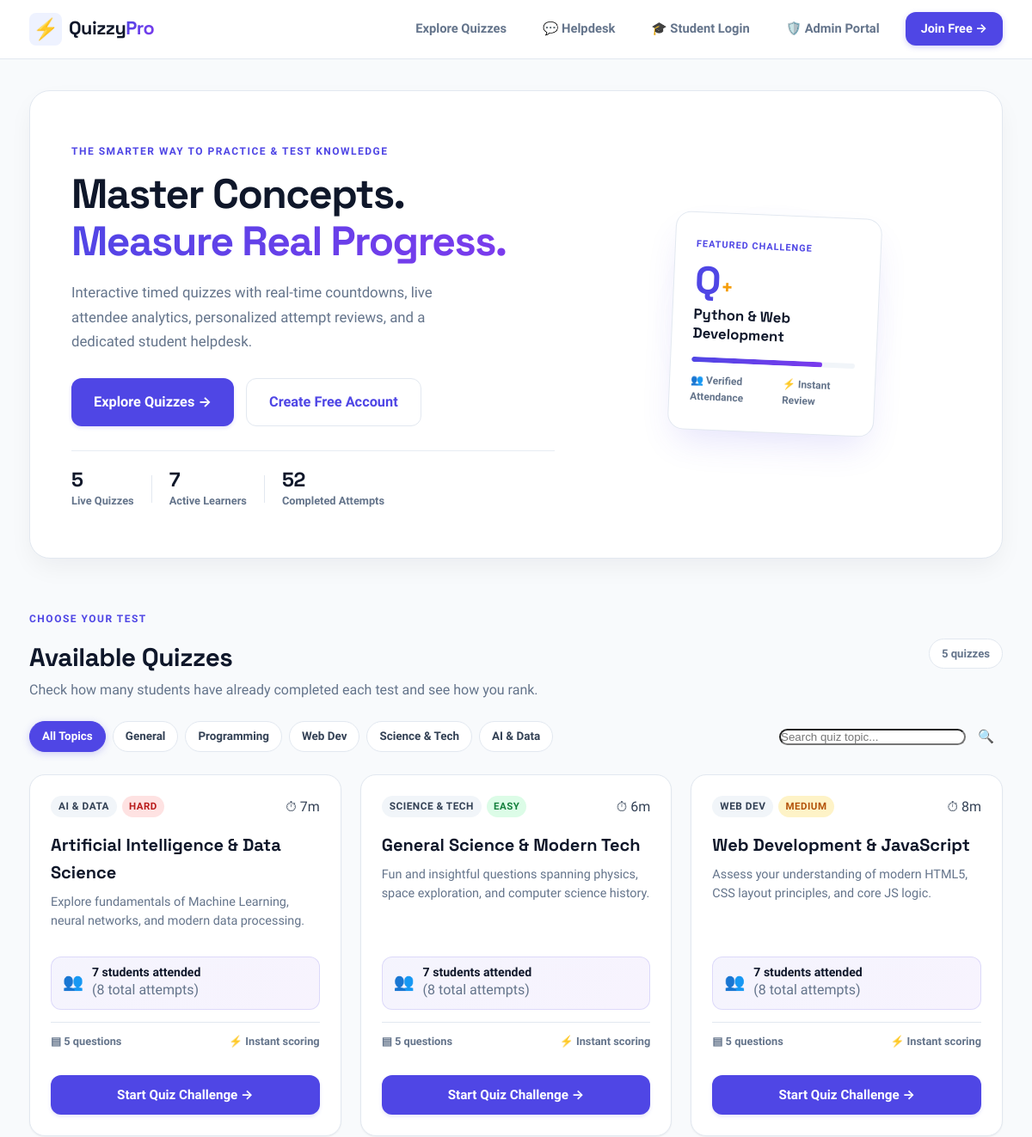
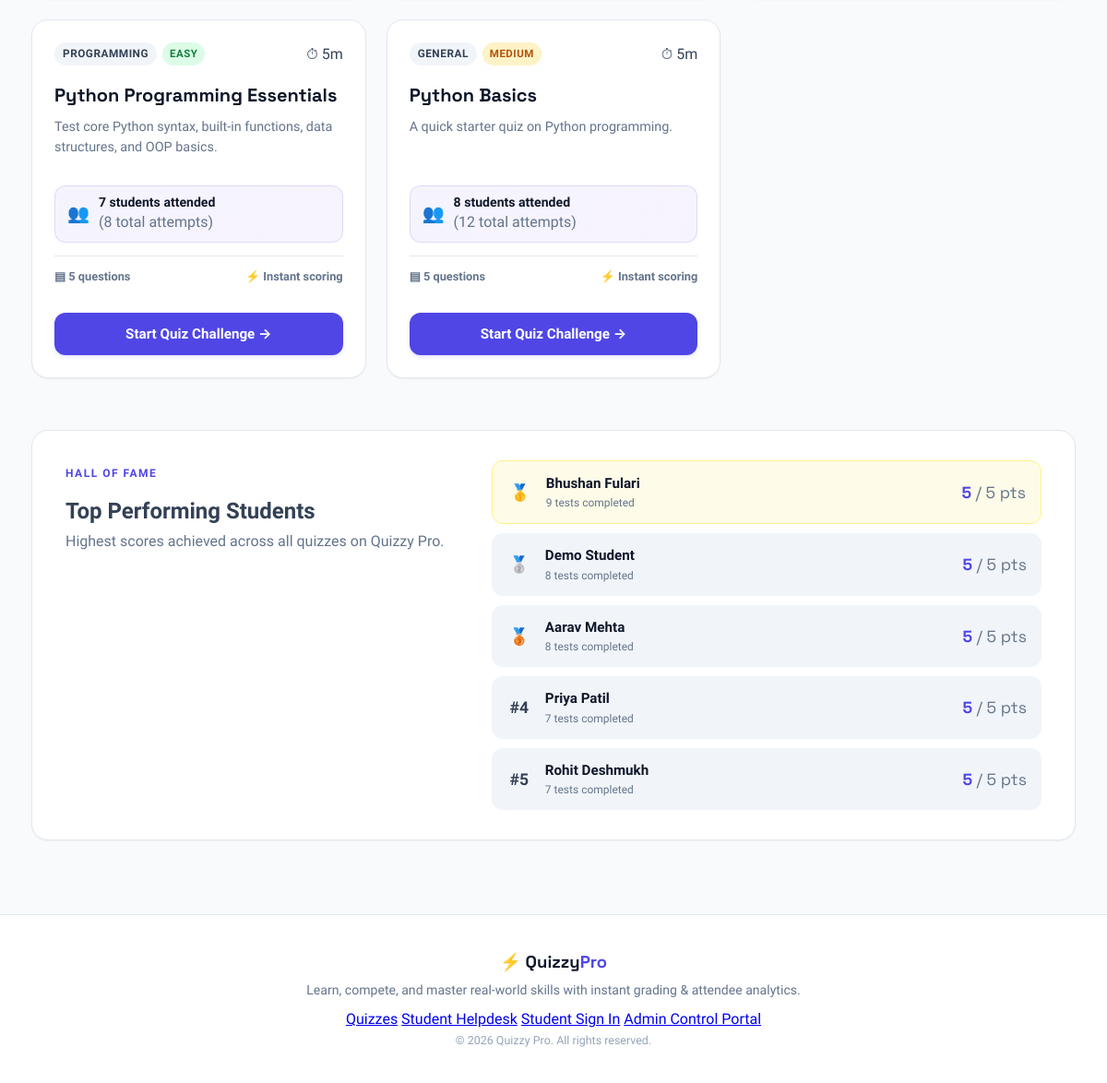
The page / on the database its author committed (2 pictures, top to bottom).
### tables this page shows
CREATE TABLE quizzes(
          id INTEGER PRIMARY KEY, title TEXT NOT NULL, description TEXT DEFAULT '',
          duration INTEGER NOT NULL DEFAULT 10, published INTEGER NOT NULL DEFAULT 1, category TEXT DEFAULT 'General', difficulty TEXT DEFAULT 'Medium', created_at TEXT DEFAULT '');

CREATE TABLE users(
          id INTEGER PRIMARY KEY, name TEXT NOT NULL, email TEXT UNIQUE,
          password TEXT NOT NULL, role TEXT NOT NULL DEFAULT 'student',
          mobile TEXT UNIQUE, mobile_verified INTEGER NOT NULL DEFAULT 0, created_at TEXT DEFAULT '');

### app.py (the view)
@app.route("/")
def index():
    selected_cat = request.args.get("category", "").strip()
    search_q = request.args.get("q", "").strip()
    with db() as con:
        query = """
            SELECT q.*,
                   COUNT(DISTINCT questions.id) AS question_count,
                   COUNT(DISTINCT attempts.id) AS attempt_count,
                   COUNT(DISTINCT attempts.user_id) AS student_count
            FROM quizzes q
            LEFT JOIN questions ON q.id = questions.quiz_id
            LEFT JOIN attempts ON q.id = attempts.quiz_id
            WHERE q.published = 1
        """
        params = []
        if selected_cat and selected_cat != "All":
            query += " AND q.category = ?"
            params.append(selected_cat)
        if search_q:
            query += " AND (q.title LIKE ? OR q.description LIKE ?)"
            params.extend([f"%{search_q}%", f"%{search_q}%"])
        query += " GROUP BY q.id ORDER BY q.id DESC"
        quizzes = con.execute(query, params).fetchall()
        cats = [r["category"] for r in con.execute("SELECT DISTINCT category FROM quizzes WHERE published=1 AND category IS NOT NULL").fetchall()]
        total_students = con.execute("SELECT COUNT(*) AS c FROM users WHERE role='student'").fetchone()["c"]
        total_attempts = con.execute("SELECT COUNT(*) AS c FROM attempts").fetchone()["c"]
        total_quizzes = con.execute("SELECT COUNT(*) AS c FROM quizzes WHERE published=1").fetchone()["c"]
        leaders = con.execute("""
            SELECT users.name, MAX(attempts.score) AS best, attempts.total,
                   COUNT(attempts.id) as tests_taken
            FROM attempts
            JOIN users ON users.id = attempts.user_id
            GROUP BY users.id
            ORDER BY best DESC, tests_taken DESC
            LIMIT 5
        """).fetchall()
    return render_template(
        "index.html",
        quizzes=quizzes,
        categories=cats,
        selected_category=selected_cat,
        search_query=search_q,
        leaders=leaders,
        platform_stats={
            "students": total_students,
            "attempts": total_attempts,
            "quizzes": total_quizzes
        }
    )

### app.py (called while the page is built, shortened)
def db():
    con = sqlite3.connect(DB)
    con.row_factory = sqlite3.Row
    con.execute("PRAGMA foreign_keys = ON;")
    return con

@app.context_processor
def inject_globals():
    user = session.get("user")
    open_tickets = 0
    return {
        "current_user": user,
        "admin_open_tickets": open_tickets
    }

### templates/index.html (shortened to what this page needs)
{% extends "base.html" %}
{% block content %}
<section class="hero">
  <div class="hero-content">
    <div class="eyebrow">THE SMARTER WAY TO PRACTICE & TEST KNOWLEDGE</div>
    <h1 class="hero-title">Master Concepts.<br><span class="gradient-text">Measure Real Progress.</span></h1>
    <p class="hero-desc">Interactive timed quizzes with real-time countdowns, live attendee analytics, personalized attempt reviews, and a dedicated student helpdesk.</p>
    <div class="hero-actions">
      <a class="button button-lg" href="#quizzes">Explore Quizzes →</a>
      {% if not current_user %}
        <a class="button button-outline button-lg" href="{{ url_for('register') }}">Create Free Account</a>
      {% else %}
        <a class="button button-outline button-lg" href="{{ url_for('history') }}">View My Results</a>
      {% endif %}
    </div>
    <div class="hero-stats-row">
      <div class="hero-stat-item">
        <strong>{{ platform_stats.quizzes }}</strong>
        <span>Live Quizzes</span>
      </div>
      <div class="hero-stat-item">
        <strong>{{ platform_stats.students }}</strong>
        <span>Active Learners</span>
      </div>
      <div class="hero-stat-item">
        <strong>{{ platform_stats.attempts }}</strong>
        <span>Completed Attempts</span>
      </div>
    </div>
  </div>
  <div class="hero-art" aria-hidden="true">
    <div class="quiz-card-preview">
      <div class="preview-badge">FEATURED CHALLENGE</div>
      <div class="preview-score">Q<span>+</span></div>
      <strong class="preview-heading">Python & Web<br>Development</strong>
      <div class="progress-bar">
        <div class="progress-fill" style="width: 80%;"></div>
      </div>
      <div class="preview-meta">
        <span>👥 Verified Attendance</span>
        <span>⚡ Instant Review</span>
      </div>
    </div>
  </div>
</section>
<section id="quizzes" class="quizzes-section">
  <div class="section-head">
    <div>
      <div class="eyebrow">CHOOSE YOUR TEST</div>
      <h2>Available Quizzes</h2>
      <p class="muted">Check how many students have already completed each test and see how you rank.</p>
    </div>
    <span class="count-badge">{{ quizzes|length }} {{ 'quiz' if quizzes|length == 1 else 'quizzes' }}</span>
  </div>
  <div class="catalog-controls">
    <div class="category-pills">
      <a href="{{ url_for('index', q=search_query) }}" class="cat-pill {{ 'active' if not selected_category or selected_category == 'All' else '' }}">
        All Topics
      </a>
      {% for cat in categories %}
        <a href="{{ url_for('index', category=cat, q=search_query) }}" class="cat-pill {{ 'active' if selected_category == cat else '' }}">
          {{ cat }}
        </a>
      {% endfor %}
    </div>
    <form method="get" action="{{ url_for('index') }}" class="search-form">
      <div class="search-wrap">
        <input
          type="text"
          name="q"
          class="form-input search-input"
          placeholder="Search quiz topic..."
          value="{{ search_query }}"
        >
        <button type="submit" class="search-btn">🔍</button>
      </div>
    </form>
  </div>
  <div class="cards-grid">
    {% for q in quizzes %}
      <article class="quiz-card">
        <div class="card-top">
          <div class="card-badges-left">
            <span class="category-tag">{{ q.category|default('General') }}</span>
            <span class="diff-tag diff-{{ q.difficulty|lower|default('medium') }}">{{ q.difficulty|default('Medium') }}</span>
          </div>
          <span class="timer-tag">⏱ {{ q.duration }}m</span>
        </div>
        <h3 class="card-title">{{ q.title }}</h3>
        <p class="card-desc">{{ q.description if q.description else 'Test your core concepts and measure your progress.' }}</p>
        <div class="attendance-banner">
          <span class="attendance-icon">👥</span>
          <span class="attendance-text">
            <strong>{{ q.student_count }} students attended</strong>
            <span class="muted text-xs">({{ q.attempt_count }} total attempts)</span>
          </span>
        </div>
        <div class="card-meta">
          <span>▤ {{ q.question_count }} questions</span>
          <span>⚡ Instant scoring</span>
        </div>
        <div class="card-action">
          <a class="button button-full" href="{{ url_for('take_quiz', quiz_id=q.id) }}">
            Start Quiz Challenge →
          </a>
        </div>
      </article>
    {% endfor %}
  </div>
</section>
<section class="leaderboard-section">
  <div class="leaderboard-card">
    <div class="leaderboard-header">
      <div class="eyebrow">HALL OF FAME</div>
      <h2>Top Performing Students</h2>
      <p class="muted">Highest scores achieved across all quizzes on Quizzy Pro.</p>
    </div>
    <div class="leaderboard-list">
      {% for l in leaders %}
        <div class="leader-row {{ 'top-rank' if loop.index == 1 else '' }}">
          <div class="rank-badge rank-{{ loop.index }}">
            {% if loop.index == 1 %}🥇
            {% elif loop.index == 2 %}🥈
            {% elif loop.index == 3 %}🥉
            {% else %}#{{ loop.index }}
            {% endif %}
          </div>
          <div class="leader-info">
            <span class="leader-name">{{ l.name }}</span>
            <span class="leader-sub">{{ l.tests_taken }} {{ 'test' if l.tests_taken == 1 else 'tests' }} completed</span>
          </div>
          <div class="leader-score">
            <strong>{{ l.best }}</strong>
            <span class="muted">/ {{ l.total }} pts</span>
          </div>
        </div>
      {% else %}
        <div class="empty-state">
          <p class="muted">Leaderboard will update after students complete quizzes.</p>
        </div>
      {% endfor %}
    </div>
  </div>
</section>
{% endblock %}

### templates/base.html (shortened to what this page needs)
<!doctype html>
<html lang="en">
<head>
  <link rel="stylesheet" href="{{ url_for('static', filename='style.css') }}">
</head>
<body>
  <header class="site-header">
    <nav class="navbar" aria-label="Main Navigation">
      <a class="brand" href="{{ url_for('index') }}" title="Quizzy Pro Home">
        <span class="brand-icon">⚡</span>
        <span class="brand-name">Quizzy<span class="brand-accent">Pro</span></span>
      </a>
      <div class="navlinks" id="navMenu">
        <a href="{{ url_for('index') }}" class="nav-item">Explore Quizzes</a>
        <a href="{{ url_for('helpdesk') }}" class="nav-item">
          💬 Helpdesk
        </a>
        {% if current_user %}
          {% if current_user.role == 'student' %}
            <a href="{{ url_for('history') }}" class="nav-item">My Results</a>
          {% endif %}
          {% if current_user.role == 'admin' %}
            <a href="{{ url_for('admin') }}" class="nav-item admin-badge-link">
              <span class="admin-dot"></span>Dashboard
            </a>
            <a href="{{ url_for('admin_helpdesk') }}" class="nav-item helpdesk-admin-link">
              Support
              {% if admin_open_tickets > 0 %}
                <span class="badge-count">{{ admin_open_tickets }}</span>
              {% endif %}
            </a>
          {% endif %}
          <div class="user-pill {{ 'user-pill-admin' if current_user.role == 'admin' else '' }}">
            <span class="user-avatar">{{ current_user.name[:1]|upper }}</span>
            <span class="user-name">{{ current_user.name }}</span>
            <span class="user-role-tag">{{ current_user.role|capitalize }}</span>
          </div>
          <a class="navbtn navbtn-logout" href="{{ url_for('logout') }}">Sign Out</a>
        {% else %}
          <a href="{{ url_for('login') }}" class="nav-item nav-login-student">
            🎓 Student Login
          </a>
          <a href="{{ url_for('admin_login') }}" class="nav-item nav-login-admin" title="Administrator Portal">
            🛡️ Admin Portal
          </a>
          <a class="navbtn" href="{{ url_for('register') }}">Join Free →</a>
        {% endif %}
      </div>
    </nav>
  </header>
  <main class="main-container">
    {% block content %}{% endblock %}
  </main>
  <footer class="site-footer">
    <div class="footer-content">
      <div class="footer-top">
        <p class="footer-brand">⚡ Quizzy<span>Pro</span></p>
        <p class="footer-tagline">Learn, compete, and master real-world skills with instant grading & attendee analytics.</p>
      </div>
      <div class="footer-nav-links">
        <a href="{{ url_for('index') }}">Quizzes</a>
        <a href="{{ url_for('helpdesk') }}">Student Helpdesk</a>
        <a href="{{ url_for('login') }}">Student Sign In</a>
        <a href="{{ url_for('admin_login') }}">Admin Control Portal</a>
      </div>
      <p class="footer-copy">&copy; 2026 Quizzy Pro. All rights reserved.</p>
    </div>
  </footer>
</body>
</html>

### rows shown on the page
quizzes: category "AI & DATA", difficulty "HARD", duration "7", title "Artificial Intelligence & Data Science", description "Explore fundamentals of Machine Learning, neural networks, and modern data processing.", student_count "7", attempt_count "8", question_count "5"
quizzes: category "SCIENCE & TECH", difficulty "EASY", duration "6", title "General Science & Modern Tech", description "Fun and insightful questions spanning physics, space exploration, and computer science history.", student_count "7", attempt_count "8", question_count "5"
quizzes: category "WEB DEV", difficulty "MEDIUM", duration "8", title "Web Development & JavaScript", description "Assess your understanding of modern HTML5, CSS layout principles, and core JS logic.", student_count "7", attempt_count "8", question_count "5"
quizzes: category "PROGRAMMING", difficulty "EASY", duration "5", title "Python Programming Essentials", description "Test core Python syntax, built-in functions, data structures, and OOP basics.", student_count "7", attempt_count "8", question_count "5"
quizzes: category "GENERAL", difficulty "MEDIUM", duration "5", title "Python Basics", description "A quick starter quiz on Python programming.", student_count "8", attempt_count "12", question_count "5"
users: name "Bhushan Fulari", tests_taken "9", tests_taken "tests", best "5", total "5"
users: name "Demo Student", tests_taken "8", tests_taken "tests", best "5", total "5"
users: name "Aarav Mehta", tests_taken "8", tests_taken "tests", best "5", total "5"
users: name "Priya Patil", tests_taken "7", tests_taken "tests", best "5", total "5"
users: name "Rohit Deshmukh", tests_taken "7", tests_taken "tests", best "5", total "5"

### other values the page prints
{{ platform_stats.quizzes }} "5"
{{ platform_stats.students }} "7"
{{ platform_stats.attempts }} "52"
{{ quizzes|length }} "5"
{{ 'quiz' if quizzes|length == 1 else 'quizzes' }} "quizzes"
{{ cat }} "General" "Programming" "Web Dev" "Science & Tech" "AI & Data"
